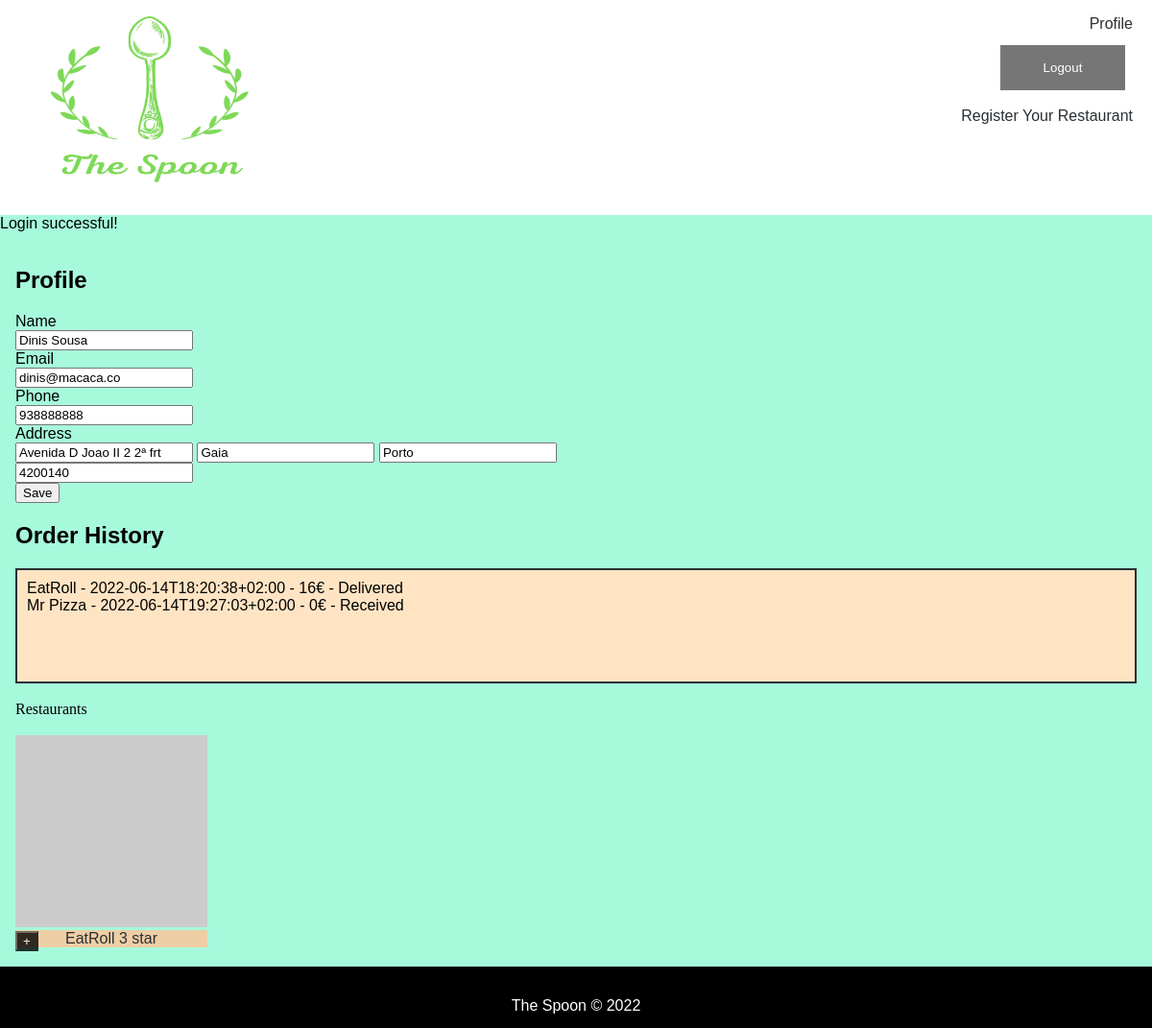
The page /pages/profile.php (signed in) on the database as committed earlier.
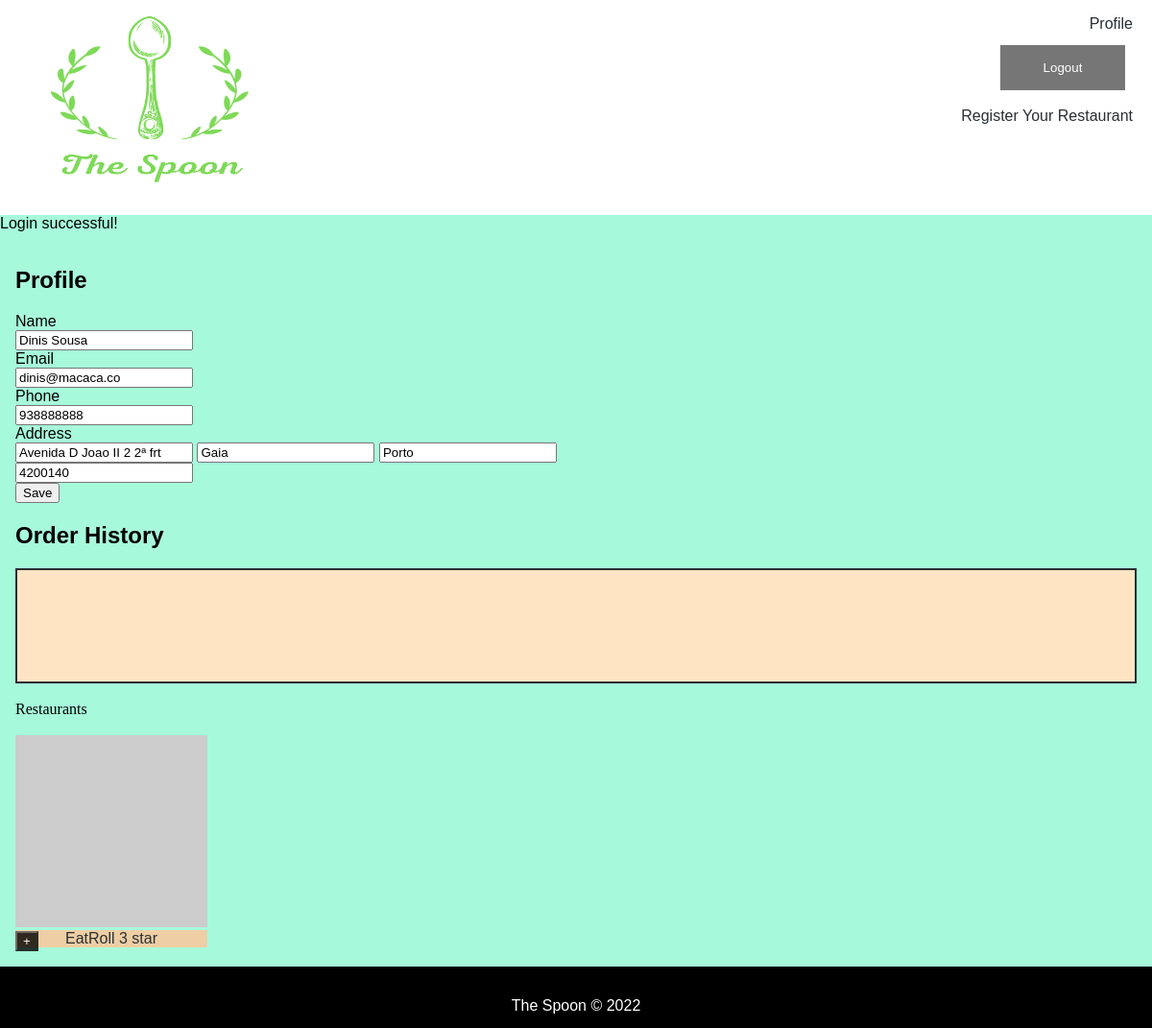
The same page on the database as committed later.
### tables this page shows
CREATE TABLE Orders (
	idOrders		INTEGER PRIMARY KEY,
	OrderTime		DATE	NOT NULL,
	PriceTotal		INTEGER,
	idUser		VARCHAR NOT NULL 	CONSTRAINT fk_orders_iduser REFERENCES User (idUser)
												ON DELETE CASCADE ON UPDATE CASCADE,
	idRestaurant		INTEGER NOT NULL 	CONSTRAINT fk_orders_idrestaurant REFERENCES Restaurant (idRestaurant),
	State 			VARCHAR 	NOT NULL
);

CREATE TABLE Restaurant (
	idRestaurant 		INTEGER PRIMARY KEY,
	Name 			VARCHAR NOT NULL,
	idUser		INTEGER NOT NULL 	CONSTRAINT fk_restaurant_iduser REFERENCES User (idUser)
												ON DELETE CASCADE ON UPDATE CASCADE,
	idRestCategory		INTEGER NOT NULL 	CONSTRAINT fk_restaurant_idrestcategory REFERENCES RestCategory (idRestCategory)
												ON DELETE CASCADE ON UPDATE CASCADE,
	Photo			VARCHAR	DEFAULT '',
	Description		VARCHAR DEFAULT '',
	Rating 		REAL NOT NULL,
	idAddress		INTEGER NOT NULL 	CONSTRAINT fk_restaurant_idaddress REFERENCES Address (idAddress)
												ON DELETE CASCADE ON UPDATE CASCADE,
	CONSTRAINT evaluation_rating CHECK ((Rating >= 0) and (Rating <= 5))
);

### utils/session.php (called while the page is built, shortened)
<?php
  class Session {
    private array $messages;
    public function __construct() {
      $this->messages = isset($_SESSION['messages']) ? $_SESSION['messages'] : array();
    }
    public function getId() : ?int {
      return isset($_SESSION['id']) ? $_SESSION['id'] : null;
    }
    public function getMessages() {
      return $this->messages;
    }
  }
?>

### database/order.class.php (called while the page is built, shortened)
<?php
  class Order {
    public function __construct(int $id, string $orderTime, int $totalPrice, int $idRestaurant, string $state)
    {
      $this->orderTime = $orderTime;
      $this->totalPrice = $totalPrice;
      $this->idRestaurant = $idRestaurant;
      $this->state = $state;
    }
    static function getOrderHistory(PDO $db, int $id) : array {
      $stmt = $db->prepare('
      SELECT idOrders, OrderTime, PriceTotal, idRestaurant, State
      FROM Orders
      WHERE idUser = ?
      ');
      $stmt->execute(array($id));
      $orders = array();
      while ($order = $stmt->fetch()) {
        $orders[] = new Order(
        (int)$order['idOrders'],
        $order['OrderTime'],
        (int)$order['PriceTotal'],
        (int)$order['idRestaurant'],
        $order['State']
        );
      }
      return $orders;
    }
  }

### database/user.class.php (called while the page is built, shortened)
<?php
  class User {
    public function __construct(int $idUser, string $email, string $name, string $street, string $city, string $state, int $postalcode, int $phone, bool $restOwner = false)
    {
      $this->idUser = $idUser;
    }
    static function getUser(PDO $db, int $id): User {
      $stmt = $db->prepare('
        SELECT idUser, Email, Name, Street, City, State, PostalCode, Phone, RestOwner
        FROM User JOIN Address USING (idAddress)
        WHERE idUser = ?
      ');
      $stmt->execute(array($id));
      $user = $stmt->fetch();
      return new User
     (
        (int)$user['idUser'],
        $user['Email'],
        $user['Name'],
        $user['Street'],
        $user['City'],
        $user['State'],
        (int)$user['PostalCode'],
        (int)$user['Phone'],
        (bool)$user['RestOwner']
      );
    }
  }
?>

### database/restaurant.class.php (called while the page is built, shortened)
<?php
  class Restaurant {
    public function __construct(int $id, string $name, string $description, string $photo, string $street, string $city, string $state, int $postalCode, float $rating) {
      $this->id = $id;
      $this->name = $name;
      $this->photo = $photo;
      $this->rating = $rating;
    }
    static function getRestaurant(PDO $db, int $id) : Restaurant {
      $stmt = $db->prepare('
      SELECT idRestaurant, Name, Description, Photo, Street, City, State, PostalCode, Rating
      FROM Restaurant JOIN Address USING (idAddress)
      WHERE idRestaurant = ?
    ');
      $stmt->execute(array($id));
      $restaurant = $stmt->fetch();
      return new Restaurant(
        (int)$restaurant['idRestaurant'],
        $restaurant['Name'],
        $restaurant['Description'],
        $restaurant['Photo'],
        $restaurant['Street'],
        $restaurant['City'],
        $restaurant['State'],
        (int)$restaurant['PostalCode'],
        (float)$restaurant['Rating']
      );
    }
    static function getRestaurantsFromUser(PDO $db, int $id) : array {
      $stmt = $db->prepare('
      SELECT idRestaurant, Name, Description, Photo, Street, City, State, PostalCode, Rating
      FROM Restaurant JOIN Address USING (idAddress)
      WHERE idUser = ?
      ');
      $stmt->execute(array($id));
      $restaurants = array();
      while ($restaurant = $stmt->fetch()) {
        $restaurants[] = new Restaurant(
        (int)$restaurant['idRestaurant'],
        $restaurant['Name'],
        $restaurant['Description'],
        $restaurant['Photo'],
        $restaurant['Street'],
        $restaurant['City'],
        $restaurant['State'],
        (int)$restaurant['PostalCode'],
        (float)$restaurant['Rating']
        );
      }
      return $restaurants;
    }
  }
?>

### templates/restaurant.tpl.php (the view, shortened to what the changed rows need)
<?php declare(strict_types = 1);
  require_once('../database/order.class.php');
?>
<?php function drawOwnerRestaurants(array $restaurants) { ?>
  <section class="user-restaurants">
    <?php foreach($restaurants as $restaurant) { ?>
      <article>
        <div class="restImageName">
          <a href="../pages/restaurant_info.php?id=<?=$restaurant->id?>" class="restImage" id="restImage-<?=$restaurant->id?>"><img src="<?=$restaurant->photo?>" alt="restaurant image" width="200" height="200"></a>
          <a href="../pages/restaurant_info.php?id=<?=$restaurant->id?>" class="restName" id="restName-<?=$restaurant->id?>"><?=$restaurant->name?> <?=$restaurant->rating?> star</a>
          <button type="button" class="descOpen" id="descOpen-<?=$restaurant->id?>" onclick="openDescription(<?=$restaurant->id?>)">+</button>
        </div>
      </article>
    <?php } ?>
  </section>
<?php } ?>

### templates/common.tpl.php (shortened to what the changed rows need)
<?php
  require_once('../utils/session.php');
?>
<?php function drawHeader(Session $session) { ?>
<!DOCTYPE html>
<html lang="en-US">
  <head>
    <link rel="stylesheet" href="../css/mainpage.css">
    <link rel="stylesheet" href="../css/layout.css">
    <link rel="stylesheet" href="../css/common.css">
    <link rel="stylesheet" href="../css/restaurant.css">
    <link rel="stylesheet" href="https://cdnjs.cloudflare.com/ajax/libs/font-awesome/4.7.0/css/font-awesome.min.css">
  </head>
  <body>
    <section id="messages">
      <?php foreach ($session->getMessages() as $messsage) { ?>
        <article class="<?=$messsage['type']?>">
          <?=$messsage['text']?>
        </article>
      <?php } ?>
    </section>
    <main class="content">
<?php } ?>
<?php function drawFooter() { ?>
    </main>
  </body>
</html>
<?php } ?>

### templates/user.tpl.php (shortened to what the changed rows need)
<?php function drawProfile(User $user) { ?>
  <h2>Profile</h2>
<?php } ?>
<?php function drawOrderHistory(PDO $db, array $orders) { ?>
  <section class="order-history">
    <h2>Order History</h2>
    <div>
      <?php foreach($orders as $order) {
        $restaurant = Restaurant::getRestaurant($db, $order->idRestaurant);
        ?>
        <?=$restaurant->name?> - <?=$order->orderTime?> - <?=$order->totalPrice?>€ - <?=$order->state?><br>
      <?php } ?>
    </div>
  </section>
<?php } ?>

Rows that differ between the two databases and show on the page:
removed orders: idRestaurant.Name "EatRoll", OrderTime "2022-06-14T18:20:38+02:00", PriceTotal "16", State "Delivered"
removed orders: idRestaurant.Name "Mr Pizza", OrderTime "2022-06-14T19:27:03+02:00", PriceTotal "0", State "Received"
